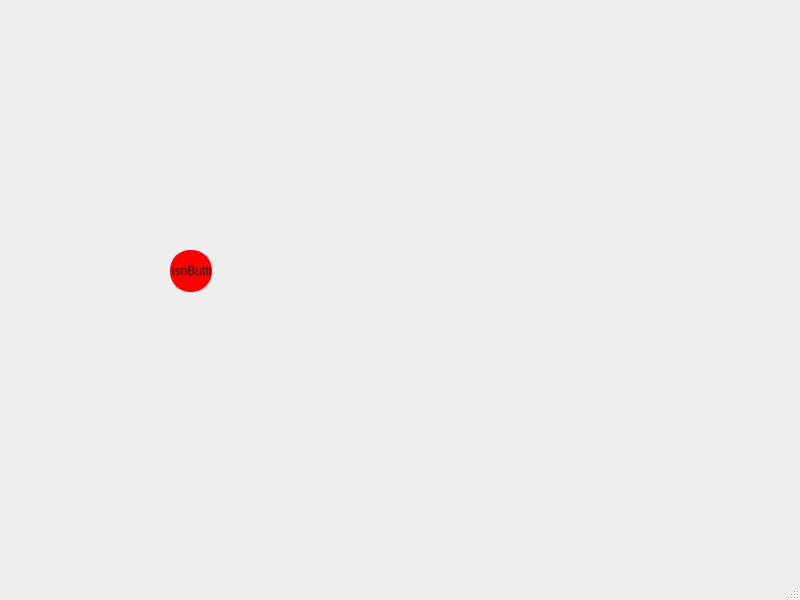
<?xml version="1.0" encoding="UTF-8"?>
<ui version="4.0">
 <class>MainWindow</class>
 <widget class="QMainWindow" name="MainWindow">
  <property name="geometry">
   <rect>
    <x>0</x>
    <y>0</y>
    <width>800</width>
    <height>600</height>
   </rect>
  </property>
  <property name="windowTitle">
   <string>MainWindow</string>
  </property>
  <widget class="QWidget" name="centralwidget">
   <widget class="QPushButton" name="pushButton">
    <property name="geometry">
     <rect>
      <x>170</x>
      <y>250</y>
      <width>42</width>
      <height>42</height>
     </rect>
    </property>
    <property name="styleSheet">
     <string notr="true"> background-color: red;
 border-style: solid;
 border-width:1px;
 border-radius:20px;
alternate-background-color: green;
 border-color: red;
 max-width:40px;
 max-height:40px;
 min-width:40px;
 min-height:40px;</string>
    </property>
    <property name="text">
     <string>PushButton</string>
    </property>
   </widget>
  </widget>
  <widget class="QMenuBar" name="menubar">
   <property name="geometry">
    <rect>
     <x>0</x>
     <y>0</y>
     <width>800</width>
     <height>23</height>
    </rect>
   </property>
  </widget>
  <widget class="QStatusBar" name="statusbar"/>
 </widget>
 <resources/>
 <connections/>
</ui>
